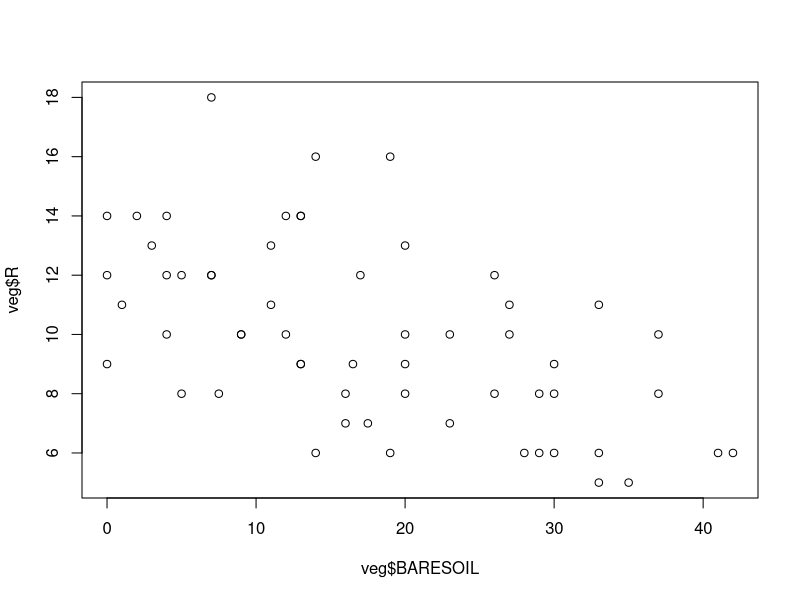
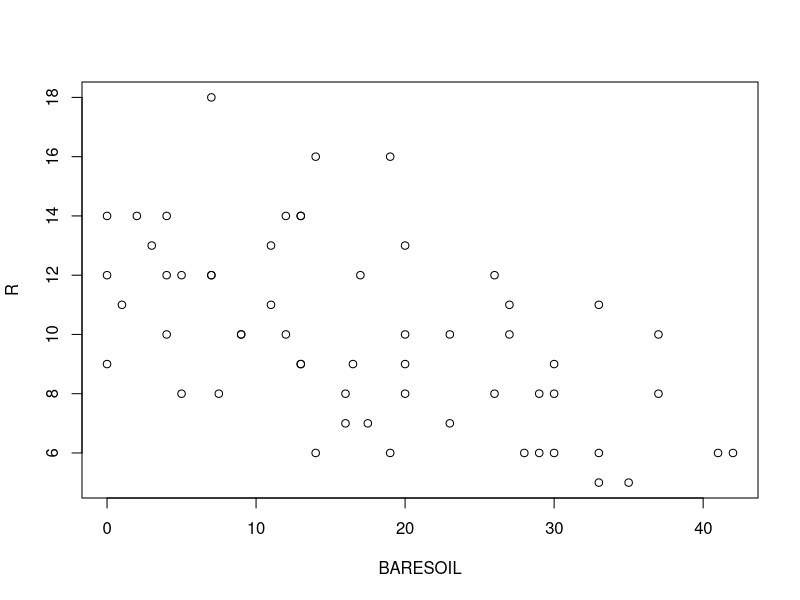
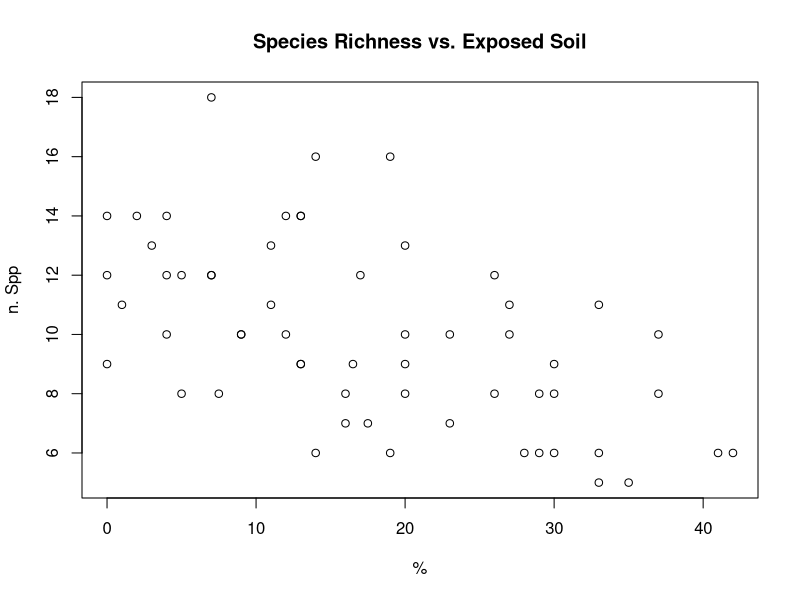
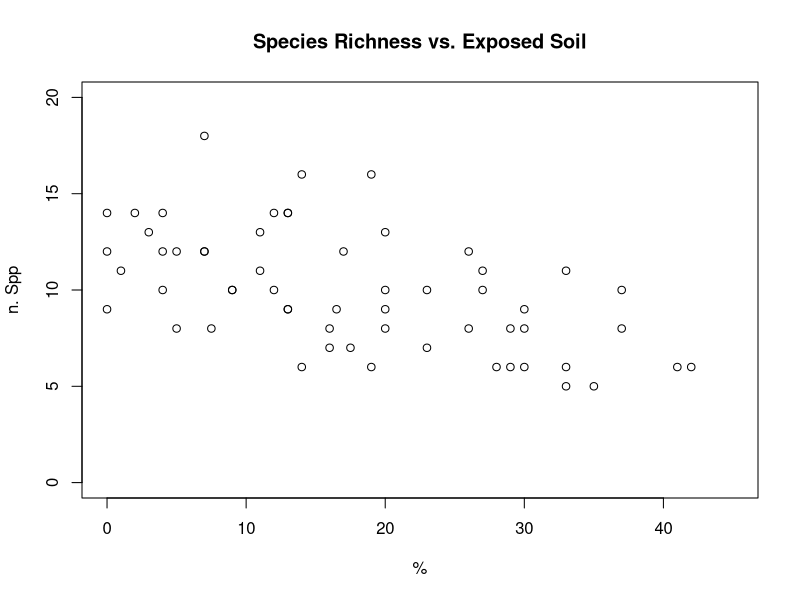
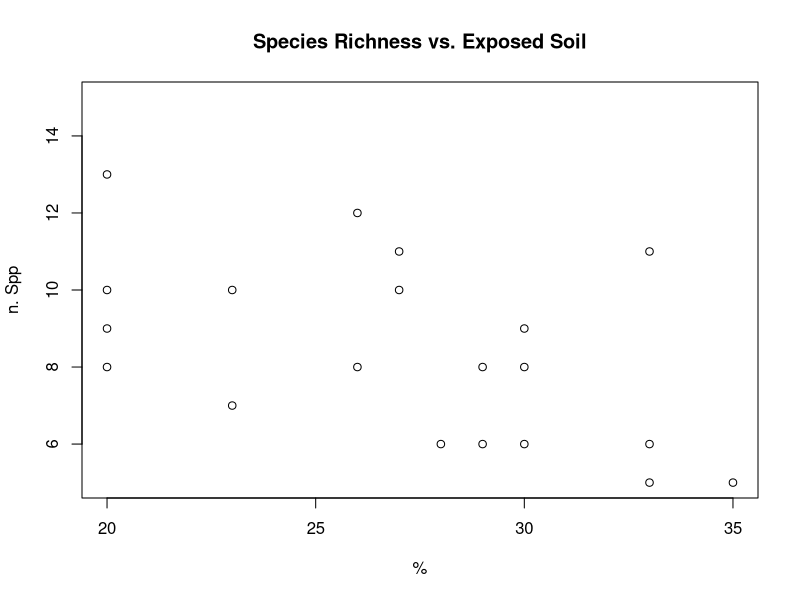
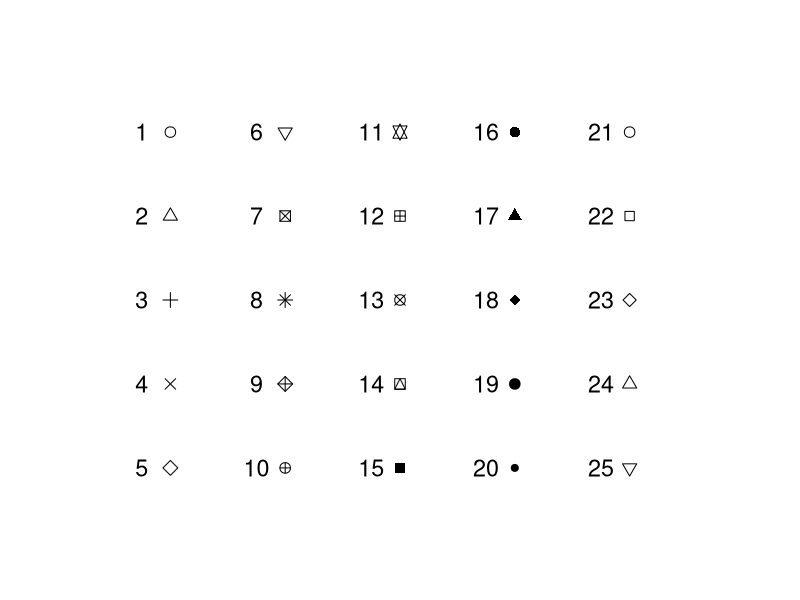
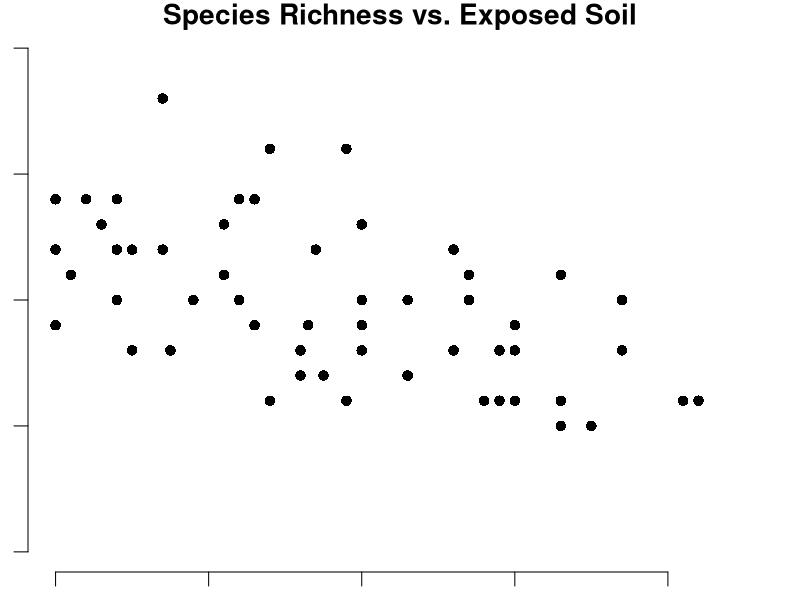
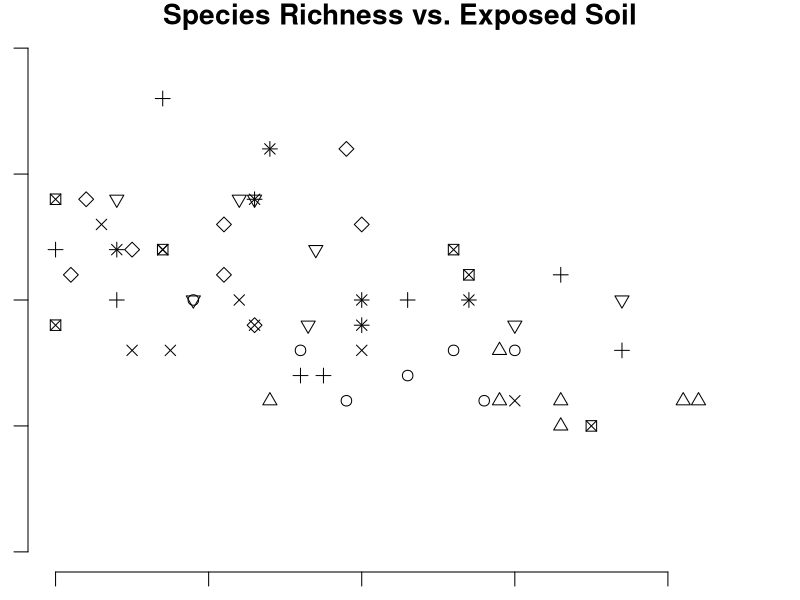

These charts were generated, in order, by the following R code:
## ---- chunk 1
knitr::opts_chunk$set(echo = TRUE)
library(png)
library(grid)
set.seed(42)
## ---- chunk 2
veg = read.csv("./data/Vegetation2.csv")
## ---- chunk 3
str(veg)
## ---- chunk 4
plot(veg$BARESOIL, veg$R)
## ---- chunk 5
plot(R ~ BARESOIL, data = veg)
## ---- chunk 6
plot(veg$BARESOIL, veg$R, xlab = "%", 
     ylab = "n. Spp", main = "Species Richness vs. Exposed Soil")
## ---- chunk 7
plot(veg$BARESOIL, veg$R, xlab = "%", 
     ylab = "n. Spp", main = "Species Richness vs. Exposed Soil",
     xlim = c(0,45), ylim = c(0,20))
## ---- chunk 8
plot(veg$BARESOIL, veg$R, xlab = "%", 
     ylab = "n. Spp", main = "Species Richness vs. Exposed Soil",
     xlim = c(20,35), ylim = c(5,15))
## ---- chunk 9
mysym = seq(1,25)

myx = rep(1:5,each=5)
myy = rep(1:5,5)

par(bty="n", cex=1.4,
    mar=c(1,1,1,1))
plot(myx,myy,pch=mysym,
     xaxt="n", yaxt="n",
     xlab="", ylab="",
     xlim=c(0,6),ylim=c(6,0))

text(myx-0.25,myy,mysym)
## ---- chunk 10
plot(veg$BARESOIL, veg$R, xlab = "%", 
     ylab = "n. Spp", main = "Species Richness vs. Exposed Soil",
     xlim = c(0,45), ylim = c(0,20), pch = 16)
## ---- chunk 11
veg$Transect
## ---- chunk 12
plot(veg$BARESOIL, veg$R, xlab = "%", 
     ylab = "n. Spp", main = "Species Richness vs. Exposed Soil",
     xlim = c(0,45), ylim = c(0,20), 
     pch = veg$Transect)
## ---- chunk 13
veg$Time2 = as.numeric(factor(veg$Time))
veg$Time2
## ---- chunk 14
veg$Time3 = veg$Time
veg$Time3 [veg$Time <= 1974] = 1
veg$Time3 [veg$Time > 1974] = 16
veg$Time3
## ---- chunk 15
plot(veg$BARESOIL, veg$R, xlab = "%", 
     ylab = "n. Spp", main = "Species Richness vs. Exposed Soil",
     xlim = c(0,45), ylim = c(0,20), pch = 16, col = 2)
## ---- chunk 16
plot(veg$BARESOIL, veg$R, xlab = "%", 
     ylab = "n. Spp", main = "Species Richness vs. Exposed Soil",
     xlim = c(0,45), ylim = c(0,20), pch = 16, col = "darkorange")
## ---- chunk 17
veg$Col2 = veg$Time
veg$Col2 [veg$Time <= 1974] = 4
veg$Col2 [veg$Time > 1974] = 2
veg$Col2

plot(veg$BARESOIL, veg$R, xlab = "%", 
     ylab = "n. Spp", main = "Species Richness vs. Exposed Soil",
     xlim = c(0,45), ylim = c(0,20), pch = 16, col = veg$Col2)
legend("topright", pch = 16, col = c(4,2), 
       legend = c("pre-1974","post-1974"), title = "Time")
## ---- chunk 18
plot(veg$BARESOIL, veg$R, xlab = "%", 
     ylab = "n. Spp", main = "Species Richness vs. Exposed Soil",
     xlim = c(0,45), ylim = c(0,20), pch = veg$Transect, col = veg$Col2)
legend("topright", pch = 1:8, col = c(4,2), 
       legend = c("pre-1974","post-1974"), title = "Time")
## ---- chunk 19
plot(veg$BARESOIL, veg$R, xlab = "%", 
     ylab = "n. Spp", main = "Species Richness vs. Exposed Soil",
     xlim = c(0,45), ylim = c(0,20), pch = 16, cex = 2)
## ---- chunk 20
veg$Cex2 <- veg$Time
veg$Cex2[veg$Time == 2002] <- 2
veg$Cex2[veg$Time != 2002] <- 1
plot(veg$BARESOIL, veg$R, xlab = "%", 
     ylab = "n. Spp", main = "Species Richness vs. Exposed Soil",
     xlim = c(0,45), ylim = c(0,20), pch = 16, cex = veg$Cex2, col = veg$Cex2)
legend("bottomleft", pch = 16, col = c(1,2), pt.cex = c(1,2),
       legend = c("!=2002","2002"), title = "Time")
## ---- chunk 21
plot(veg$BARESOIL, veg$R, xlab = "%", 
     ylab = "n. Spp", main = "Species Richness vs. Exposed Soil",
     xlim = c(0,45), ylim = c(0,20), pch = 1, cex = veg$PCTSAND/10)
## ---- chunk 22
scatter.smooth(veg$BARESOIL, veg$R, xlab="%", 
     ylab="n. Spp", main="Species Richness vs. Exposed Soil")
## ---- chunk 23
VADeaths <- read.csv("./data/VADeaths.csv", row.names = 1)
VADeaths
## ---- chunk 24
pie(VADeaths[,1])
## ---- chunk 25
pie(VADeaths[,1], labels = rownames(VADeaths))
## ---- chunk 26
pie(as.numeric(VADeaths[4,]), labels = colnames(VADeaths))
## ---- chunk 27
barplot(VADeaths[,1], names = rownames(VADeaths))
## ---- chunk 28
barplot(as.matrix(VADeaths), beside = T, legend = rownames(VADeaths))
## ---- chunk 29
iris = read.csv("./data/iris.csv", stringsAsFactors = TRUE)
hist(iris$Sepal.Length)
## ---- chunk 30
hist(iris$Sepal.Length, breaks = 20)
## ---- chunk 31
mybreaks = c(4,5,5.5,6,7,8)
hist(iris$Sepal.Length, breaks = mybreaks)
## ---- chunk 32
hist(iris$Sepal.Length, breaks = 20, col = "darkorange",
     xlab = "cm", main = "Sepal Length")
## ---- chunk 33
hist(iris$Petal.Length[iris$Species == "versicolor"], 
     xlab = "cm", main = "versicolor Petal Length")
## ---- chunk 34
range(iris$Petal.Length)
mybreaks = seq(1, 7, by = 0.5)
## ---- chunk 35
hist(iris$Petal.Length[iris$Species == "setosa"], breaks = mybreaks, col = 4,
     xlab = "Sepal Length", main = "Sepal Length Histogram", xlim = c(1,7))
hist(iris$Petal.Length[iris$Species == "versicolor"], breaks = mybreaks, col = 2, add = TRUE)
hist(iris$Petal.Length[iris$Species == "virginica"], breaks = mybreaks, col = 3, add = TRUE)
## ---- chunk 36
pl.dens = density(iris$Petal.Length)
plot(pl.dens)
## ---- chunk 37
plot(density(iris$Petal.Length, bw = 0.25))
## ---- chunk 38
boxplot(iris$Sepal.Width)
## ---- chunk 39
boxplot(Sepal.Width ~ Species, data = iris)
## ---- chunk 40
boxplot(Petal.Width ~ Species, data = iris, col = "lightblue",
        xlab = "Species", ylab = "Petal width (cm)",
        main = "Iris Petal Width")
## ---- chunk 41
agegrp <- c(52,57,62,67,72)
## ---- chunk 42
plot(agegrp, VADeaths$Rural.Male, pch = 1, col = 1, 
  xlab = 'Age Class', ylab = 'Mortality', main = 'Virginia Death Rates')
## ---- chunk 43
plot(agegrp, VADeaths$Rural.Male, pch = 1, col = 1, 
  xlab = 'Age Class', ylab = 'Mortality', main = 'Virginia Death Rates')
points(agegrp, VADeaths$Rural.Female, pch = 2, col = 2)
points(agegrp, VADeaths$Urban.Male, pch = 3, col = 3)
points(agegrp, VADeaths$Urban.Female, pch = 4, col = 4)
## ---- chunk 44
plot(agegrp, VADeaths$Rural.Male, pch = 1, col = 1, ylim = c(0,75),
  xlab = 'Age Class', ylab = 'Mortality', main = 'Virginia Death Rates')
points(agegrp, VADeaths$Rural.Female, pch = 2, col = 2)
points(agegrp, VADeaths$Urban.Male, pch = 3, col = 3)
points(agegrp, VADeaths$Urban.Female, pch = 4, col = 4)
legend("topleft", legend = c("Rural Male", "Rural Female", "Urban Male", "Urban Female"), 
  col = c(1,2,3,4), pch = c(1,2,3,4))
## ---- chunk 45
ipcc <- read.csv("./data/ipccScenario_1900_2100.csv")
str(ipcc)
## ---- chunk 46
plot(ipcc$yrs, ipcc$commitMed, type = 'l')
## ---- chunk 47
plot(ipcc$yrs, ipcc$commitMed, type = 'l', lwd = 2, col = 'orange',
  ylim = c(-1.0,3.5), main = 'IPCC Scenarios', xlab = 'Years',ylab = 'Global Temp.')
lines(ipcc$yrs, ipcc$b1Med, lwd = 2, col = 'blue')
lines(ipcc$yrs, ipcc$a1bMed, lwd = 2, col = 'green')
lines(ipcc$yrs, ipcc$a2Med, lwd = 2, col = 'red')
abline(h = 0, lty = 2)
## ---- chunk 48
ipcc.sub <- subset(ipcc, ipcc$yrs >= 2050)
## ---- chunk 49
plot(ipcc.sub$yrs, ipcc.sub$a2Med, type='l', ylim=c(0.0, 4),
     xlab = 'Years',ylab = 'Global Temp.')
arrows(ipcc.sub$yrs, ipcc.sub$a2Med, 
       ipcc.sub$yrs, ipcc.sub$a2Lo, 
       angle=90, length=0.05)
arrows(ipcc.sub$yrs, ipcc.sub$a2Med, 
       ipcc.sub$yrs, ipcc.sub$a2Hi, 
       angle=90, length=0.05)
## ---- chunk 50
plot(ipcc$yrs, ipcc$a1bMed, type='h')
## ---- chunk 51
negID <- which(ipcc$a1bMed < 0)
plot(ipcc$yrs, ipcc$a1bMed, type = 'n')
lines(ipcc$yrs[negID], ipcc$a1bMed[negID], col = "blue", type = 'h')
lines(ipcc$yrs[-negID], ipcc$a1bMed[-negID], col = "red", type = 'h')
## ---- chunk 52
volcano <- read.table("./data/volcanodem.txt")
class(volcano)
## ---- chunk 53
volcano <- as.matrix(volcano)
## ---- chunk 54
x <- 10 * (1:nrow(volcano))
y <- 10 * (1:ncol(volcano))
## ---- chunk 55
image(x, y, volcano)
## ---- chunk 56
image(x, y, volcano, col = terrain.colors(100))
## ---- chunk 57
contour(x, y, volcano, col = 'darkgreen', lwd = 2)
## ---- chunk 58
persp(x, y, volcano, theta = 130, phi = 15)
